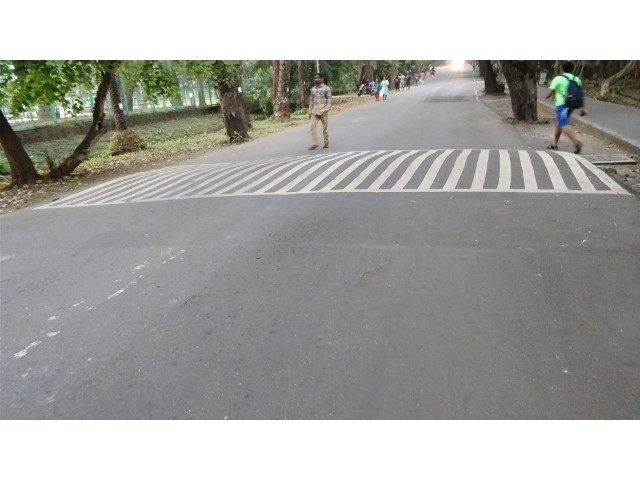
//> input picture test_cases/ideal_zebra3.jpg, 640 x 480 px
$ ./crossingbgradp   (built with g++ and OpenCV 4)
//> lines starting //> are read from the running program, lines starting //| are printed output that depends on the picture; after the words box and inside, x2 and y2 are one past the last pixel; in counts of white or black regions, pixels touching at a corner belong together
#include <opencv2/imgproc.hpp>
#include <opencv2/imgcodecs.hpp>
#include <opencv2/highgui.hpp>
#include <opencv2/opencv.hpp>
#include "opencv2/core/core.hpp"
#include "opencv2/core/utility.hpp"
#include "opencv2/imgcodecs.hpp"
#include "opencv2/highgui/highgui.hpp"

#include <iostream>
#include <algorithm>
#include <vector>
#include <math.h>
using namespace cv;
using namespace std;
//global images and variables
Mat img,adp,blurr,canny,hou,img1,finalise;
int max_value = 255;
int odd_ker = 60;//or 70-97 for gaussian//20-40 for mean
int ker_size = 2*odd_ker + 3;
int d = 70;
int c = d-100;
int i = 2;
int thres_inter = 50;
int lmin = 35;
int dmax = 5;
int mincluster_size = 10;
int maxcluster_diff = 8;
int area = 100;
//for sobels
int scale = 1;
int delta = 0;
int ddepth = CV_16S;

vector<Vec4i> hierarchy;
vector<vector<Point> > contours;

vector<Vec4f> linesP;

//2D vectors cluster contains a the slope clusters
//cluster_point acts as a pointer for the cluster
vector<vector<float> > cluster;
vector<vector<int> > cluster_point;

Ptr<LineSegmentDetector> ls = createLineSegmentDetector(LSD_REFINE_STD);
//functions
//clusterises the given data and feeds into cluster
// [104 lines left out: functions clusterise, cluster_filter, selectionsort, not called in this run]

// [56 lines of commented-out code are left out]
// [62 lines left out: function clear_outlier, not called in this run]

//function in which everything happens
void hough(int ,void*)
{
	//initialisations
	Mat final;
	vector <float> slope;
	vector <int> pointer;
	//parameters for trackbars
	ker_size = 2*odd_ker + 1;
	c = d-80;
	//adaptive thresholding on grayscale
	/*adaptiveThreshold(img,adp,max_value,ADAPTIVE_THRESH_MEAN_C, THRESH_BINARY,ker_size,c);
	imshow("adaptiveThreshold_mean",adp);*/
	//adaptive on blue split
	adaptiveThreshold(img,adp,max_value,ADAPTIVE_THRESH_GAUSSIAN_C, THRESH_BINARY,ker_size,c);
	imshow("adaptiveThreshold_gaussian",adp);
	//filter,blur to remove noise dil,erode +blurs
	/*to be added*/
	//blur
	medianBlur(adp,blurr,(2*i+1));
	//GaussianBlur(adp,blurr,Size(2*i+1,2*i+1),0,0);
	imshow("blur",blurr);
	//canny edge detection
	findContours(blurr, contours, hierarchy, CV_RETR_TREE, CV_CHAIN_APPROX_NONE);
	canny = Mat::zeros(blurr.rows, blurr.cols, CV_8UC1);
	for(int i = 0;i < contours.size(); i++)
	{
	if (contourArea(contours[i]) > area )
		{
			drawContours(canny, contours, i, Scalar(255),-1);
			//cout<<"index:"<<i<<"\t"<<hierarchy[i]<<endl;
		}
	}
	imshow("after area thresholding",canny);
	Canny(canny,canny,100,300,3);
	imshow("canny",canny);

	/*//sobel edge detection
	Mat grad_x, grad_y;
 	Mat abs_grad_x, abs_grad_y;

	/// Gradient X
	//Scharr( src_gray, grad_x, ddepth, 1, 0, scale, delta, BORDER_DEFAULT );
  	Sobel( blurr, grad_x, ddepth, 1, 0, 3, scale, delta, BORDER_DEFAULT );
  	convertScaleAbs( grad_x, abs_grad_x );

  	/// Gradient Y
  	//Scharr( src_gray, grad_y, ddepth, 0, 1, scale, delta, BORDER_DEFAULT );
  	Sobel( blurr, grad_y, ddepth, 0, 1, 3, scale, delta, BORDER_DEFAULT );
  	convertScaleAbs( grad_y, abs_grad_y );

  	/// Total Gradient (approximate)
  	addWeighted( abs_grad_x, 0.5, abs_grad_y, 0.5, 0, canny );
  	imshow("sobel",canny);
	*/
	// [10 lines of commented-out code are left out]

	ls->detect(canny, linesP);
	//drawing the lines
	hou = img1.clone();
	//drawing the lines and filling the slopes
	if(linesP.size()==0)
	{
		cout<<"no hough lines";
	}
	else{
	cout<<"No of lines detected are "<<linesP.size()<<endl;
	for( size_t i = 0; i < linesP.size(); i++ )
    {
        Vec4f l = linesP[i];
        line( hou, Point(l[0], l[1]), Point(l[2], l[3]), Scalar(255,0,0), 0.5, LINE_AA);
    	//cout<<"pointss are  "<<endl;
    	//cout<<l[0]<<"\t"<<l[1]<<"\t"<<l[2]<<"\t"<<l[3]<<endl;
    	float g = atan((float)(l[1]-l[3])/((l[0]-l[2])+0.00000001))*57.3;
    	//convert the angle from (-90,90) to (0,180)
    	if(g>=0)
    	{
    		slope.push_back(g);
    		//cout<<g<<endl;
    	}
    	else
    	{
    		slope.push_back(g+180);
    		//cout<<g+180<<endl;
    	}
    	pointer.push_back(i);
    }
	//cout
	//cout<<"no. of houghlines = "<<linesP.size()<<endl;
	imshow("hough",hou);
	//sort out the slopes and keep a pointer array
	selectionsort(slope,pointer);
	//clusterise into 2 2d vectors
	clusterise(slope,pointer,maxcluster_diff);
	//filter the cluster
	cluster_filter(cluster,cluster_point,mincluster_size);

	final = img1.clone();
	finalise = img1.clone();

	if(cluster.size()==0)
	{
		//screwed up
		cout<<"no zebra !!!"<<endl;
	}

	else if(cluster.size()>0)
	{
		//linefit on each cluster
		//define each mid point for each clusters initialise a 2d vector
		vector<Vec2i> mid;
		//value vector for the SD of each line and value_point as a pointer for value
		std::vector<float> value;
		std::vector<int> value_point;

		//filling the mid
		Vec4i q;
		for(int i=0;i<cluster.size();i++)
		{	//i is the number or the index of the cluster
			for(int j=0;j<cluster[i].size();j++)
			{
				q = linesP[cluster_point[i][j]];
				Vec2f extra_temp;// = ((q[0]+q[2])/2,(q[1]+q[3])/2);
				extra_temp[0]=(q[0]+q[2])/2;
				extra_temp[1]=(q[1]+q[3])/2;
				//cout<<extra_temp[0]<<"\t"<<extra_temp[1]<<endl;
				mid.push_back(extra_temp);
			}

			//bestfit by method of least squares SD from that
			//define the parameters
			float m=0;
			float b=0;
			float x1=0;
			float y1=0;
			float temp1=0;
			float temp2=0;
			//xbar and ybar
			for(int k =0;k<mid.size();k++)
			{
				x1 = x1+mid[k][0];
				y1 = y1+mid[k][1];

			}
			//cout<<"x1 = "<<x1<<"y1 = "<<y1<<endl;
			x1=x1/mid.size();
			y1=y1/mid.size();

			for(int k =0;k<mid.size();k++)
			{
				temp1 = temp1+((mid[k][0]-x1)*(mid[k][1]-y1));
				temp2 = temp2+((mid[k][0]-x1)*(mid[k][0]-x1));
			}
			m = temp1/temp2;
			b = y1-m*x1;
			//cout<<"parameters:"<<endl;
			//cout<<"b = "<<b<<"\t"<<"m = "<<m<<endl;
			//got all the values for best fit
			//find the value of SD and minimise
			for(int k =0;k<mid.size();k++)
			{
				temp1 = temp1+(abs((m*mid[k][0]-mid[k][1]+b)/sqrt((1+m*m))))*(abs((m*mid[k][0]-mid[k][1]+b)/sqrt((1+m*m))));
			}
			//cout<<"temp1 = "<<temp1<<"\t"<<"n = "<<mid.size()<<endl;
			temp1 = abs(temp1/(mid.size()-1));
			temp1 = sqrt(temp1);
			//temp1 is the SD
			value.push_back(temp1);
			value_point.push_back(i);
			mid.clear();
		}

		selectionsort(value,value_point);


		//cout<<"SD values are :";

		for(int i=0;i<value.size();i++)
		{
			//cout<<value[i]<<endl;
		}
		//value_point[0] is the min SD cluster number
		//draw the lines in the
		for(int i=0;i<cluster_point[value_point[0]].size();i++)
		{
			Vec4i l = linesP[cluster_point[value_point[0]][i]];
        	line( final, Point(l[0], l[1]), Point(l[2], l[3]), Scalar(255,0,0), 3, LINE_AA);
		}
		clear_outlier(value[0],value_point[0]);
		cout<<"outliers"<<value[0]<<"\t"<<value_point[0];
	}
	imshow("final",final);
	imshow("finalise",finalise);
	cluster_point.clear();
	cluster.clear();
	linesP.clear();
	//img1.copyTo(finalise);
	img1.copyTo(final);
	waitKey(0);
}
}

int main()
{
	img = imread("ideal_zebra3.jpg",1);
//> img is the input picture: 480 rows x 640 cols, CV_8UC3; mean B, G, R 161.6, 164.9, 164.8
	img1 = img.clone();
	imshow("input_image",img);
	//split the image and send the blue part of the image for adaptive
	Mat spilt[3];
	split(img,spilt);
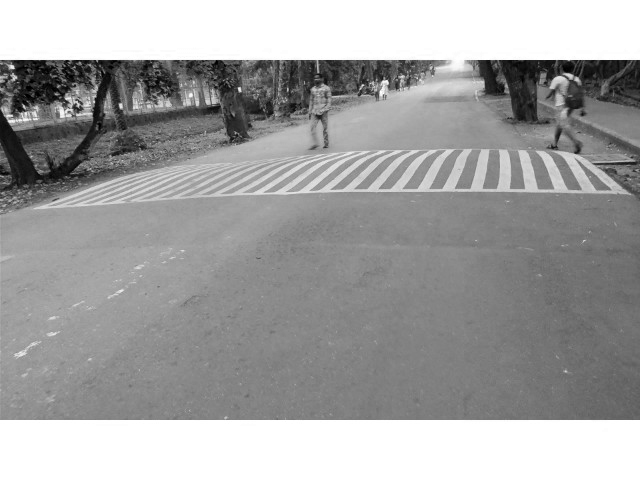
//> spilt[0]: 480 rows x 640 cols, CV_8UC1; min 0, max 255, mean 161.6
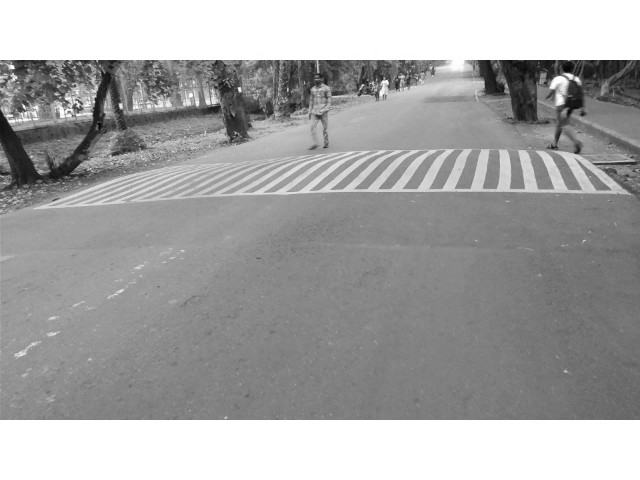
//> spilt[1]: 480 rows x 640 cols, CV_8UC1; min 1, max 255, mean 164.9
	img =spilt[0];
	imshow("bluesplit",img);
	//windows and trackbars
	namedWindow("adaptiveThreshold",CV_WINDOW_FREERATIO);
	namedWindow("blur",CV_WINDOW_FREERATIO);
	namedWindow("canny",CV_WINDOW_FREERATIO);
	namedWindow("hough",CV_WINDOW_FREERATIO);
	createTrackbar("max_value","adaptiveThreshold",&max_value,255,hough);
	createTrackbar("odd_ker","adaptiveThreshold",&odd_ker,100,hough);
	createTrackbar("d","adaptiveThreshold",&d,100,hough);
	createTrackbar("i","blur",&i,50,hough);
	createTrackbar("thres_inter","hough",&thres_inter,200,hough);
	createTrackbar("lmin","hough",&lmin,100,hough);
	createTrackbar("dmax","hough",&dmax,50,hough);
	createTrackbar("area","adaptiveThreshold",&area,1000,hough);
	//initialise the function
	hough(max_value,0);
//> in hough, `adaptiveThreshold(img,adp,max_value,ADAPTIVE_THRESH_GAUSSIAN_C, THRESH..`:
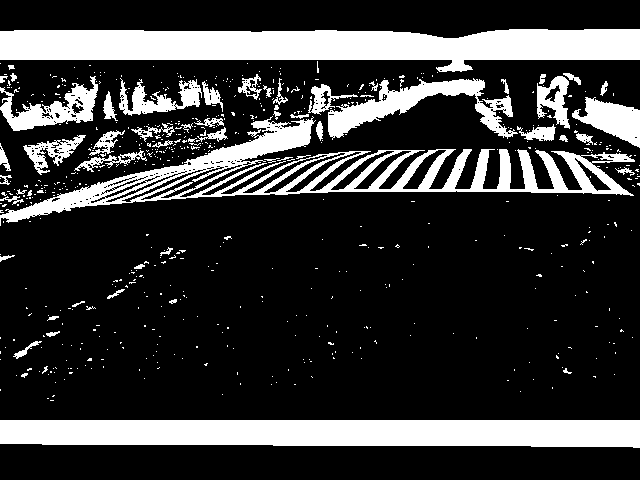
//> adp: 480 rows x 640 cols, CV_8UC1; 21.8% white; 618 white regions (559 under 20 px), largest, box (x1, y1, x2, y2) and area: (0, 29, 640, 72) 18855, (0, 420, 640, 448) 16441, (0, 116, 635, 226) 14391
//> in hough, `medianBlur(adp,blurr,(2*i+1));`:
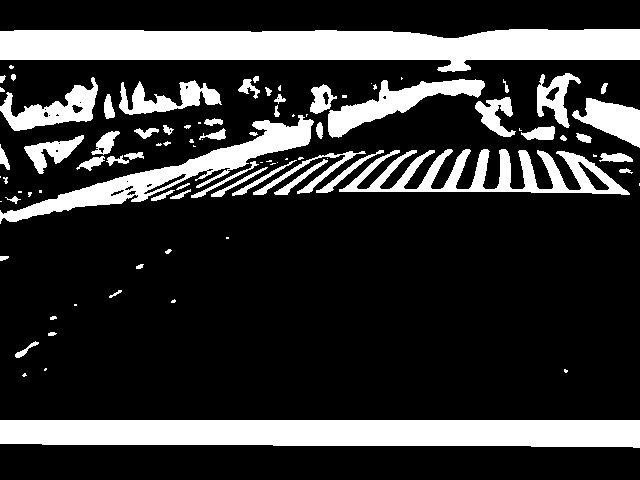
//> blurr: 480 rows x 640 cols, CV_8UC1; 21.2% white; 93 white regions (35 under 20 px)
//> in hough, `findContours(blurr, contours, hierarchy, CV_RETR_TREE, CV_CHAIN_APPROX..`: contours = 116 contours, 58 with area under 20; largest, box (x1, y1, x2, y2) and area: (0, 29, 640, 72) 18162, (0, 420, 640, 448) 15776, (0, 115, 314, 224) 6118, (339, 149, 630, 195) 5137, (328, 79, 485, 138) 2906
//> the loop in hough, `for(int i = 0;i < contours.size(); i++)` made 116 passes
//> after the loop in hough, `for(int i = 0;i < contours.size(); i++)`:
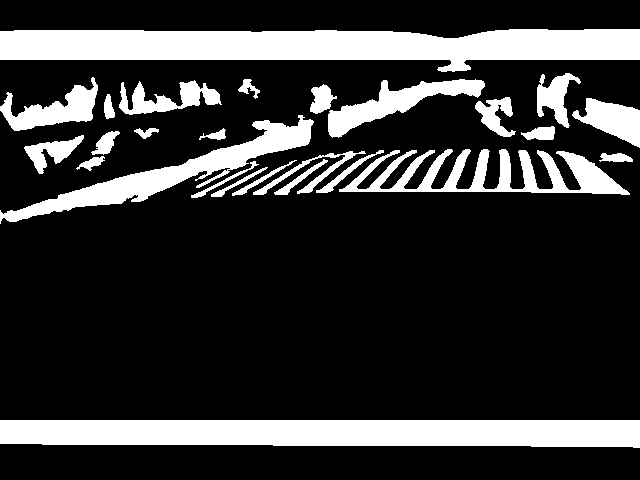
//> canny: 480 rows x 640 cols, CV_8UC1; 20.8% white; 26 white regions, largest, box (x1, y1, x2, y2) and area: (0, 29, 640, 72) 18854, (0, 420, 640, 448) 16441, (0, 115, 314, 224) 6541
//> in hough, `Canny(canny,canny,100,300,3);`:
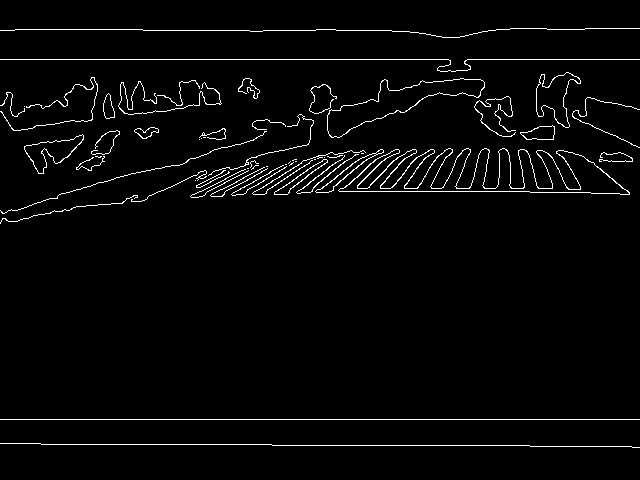
//> canny: 480 rows x 640 cols, CV_8UC1; 2.8% white in thin lines or dots, all inside (x1, y1, x2, y2) = (0, 28, 640, 448)
//> in hough, `ls->detect(canny, linesP);`: linesP = 382 items, first 8: [497.2, 123.9, 507.5, 132.4], [67.59, 157.6, 84.23, 139.2], [550.9, 175.5, 539.4, 152.5], [357.9, 185.4, 391.7, 154.1], [313, 187.9, 355.6, 154.4], [392.8, 187.9, 418.3, 156], [627.1, 189.1, 581.9, 153.1], [342.9, 160.4, 311.3, 186.4]
//| No of lines detected are 382
//> (the run ends here: the program stops with an error, at `line( hou, Point(l[0], l[1]), Point(l[2], l[3]), Scalar(255,0,0), 0.5,..`)

$ run again, with test_cases/ideal_zebra1.jpg copied over test_cases/ideal_zebra3.jpg
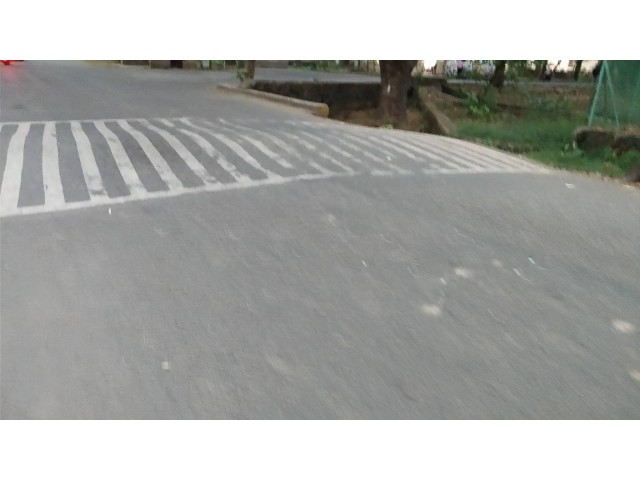
//> input picture test_cases/ideal_zebra1.jpg, 640 x 480 px
//> img is the input picture: 480 rows x 640 cols, CV_8UC3; mean B, G, R 165.2, 168.1, 166.9
//> in hough, `adaptiveThreshold(img,adp,max_value,ADAPTIVE_THRESH_GAUSSIAN_C, THRESH..`:
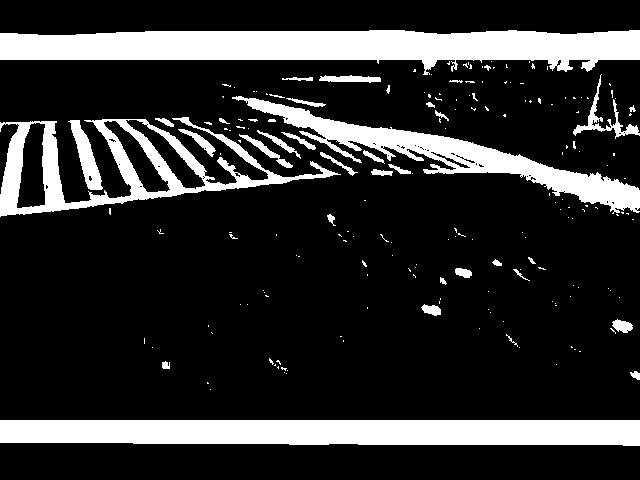
//> adp: 480 rows x 640 cols, CV_8UC1; 18.5% white; 193 white regions (155 under 20 px), largest, box (x1, y1, x2, y2) and area: (0, 30, 640, 75) 18458, (0, 420, 640, 446) 15566, (232, 96, 640, 214) 9033
//> blurr: 480 rows x 640 cols, CV_8UC1; 18.2% white; 52 white regions (21 under 20 px)
//> contours = 55 contours, 28 with area under 20; largest, box (x1, y1, x2, y2) and area: (0, 30, 640, 75) 17768, (0, 420, 640, 446) 14902, (235, 96, 640, 214) 8697, (0, 119, 335, 217) 7504, (70, 120, 102, 190) 891
//> the loop in hough, `for(int i = 0;i < contours.size(); i++)` made 55 passes
//> in hough, `Canny(canny,canny,100,300,3);`:
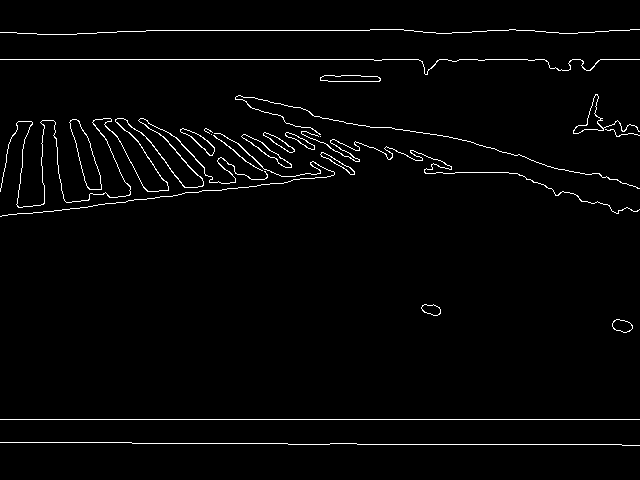
//> canny: 480 rows x 640 cols, CV_8UC1; 2.2% white in thin lines or dots, all inside (x1, y1, x2, y2) = (0, 29, 640, 446)
//> linesP = 288 items, first 8: [251.5, 106, 244.8, 99.01], [121.4, 128.4, 136.3, 141.1], [152.1, 141.6, 141.6, 130.9], [157.3, 132.7, 181.8, 159.6], [194.5, 132.9, 213.3, 147.9], [201.9, 178, 159.9, 131.4], [194, 159.7, 202.5, 167.6], [141.6, 187.1, 146.6, 192.1]
//| No of lines detected are 288

$ run again, with test_cases/ideal_zebra10.jpg copied over test_cases/ideal_zebra3.jpg
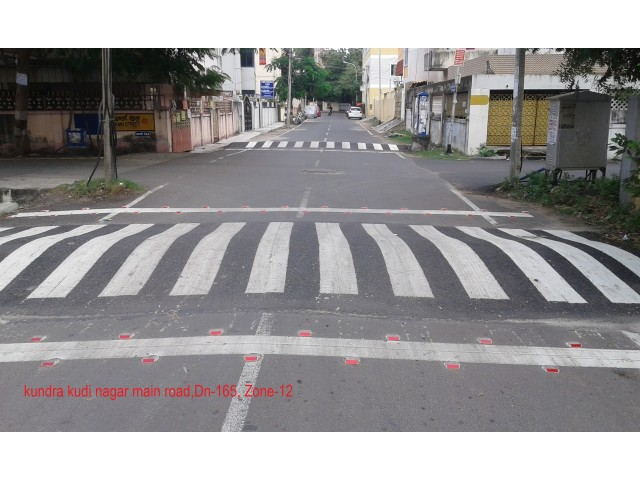
//> input picture test_cases/ideal_zebra10.jpg, 640 x 480 px
//> img is the input picture: 480 rows x 640 cols, CV_8UC3; mean B, G, R 149.7, 148.9, 150.7
//> in hough, `adaptiveThreshold(img,adp,max_value,ADAPTIVE_THRESH_GAUSSIAN_C, THRESH..`:
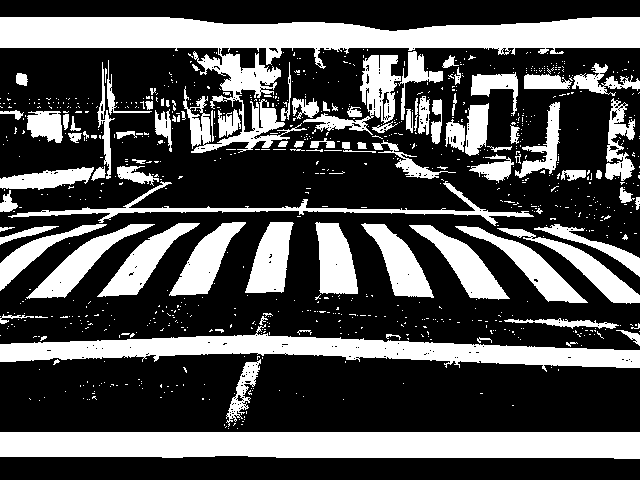
//> adp: 480 rows x 640 cols, CV_8UC1; 32.1% white; 874 white regions (777 under 20 px), largest, box (x1, y1, x2, y2) and area: (0, 17, 640, 153) 21700, (0, 432, 640, 459) 16378, (0, 324, 640, 372) 11586
//> blurr: 480 rows x 640 cols, CV_8UC1; 31.3% white; 112 white regions (45 under 20 px)
//> contours = 130 contours, 61 with area under 20; largest, box (x1, y1, x2, y2) and area: (0, 17, 640, 133) 20107, (0, 432, 640, 459) 15713, (0, 333, 640, 369) 10990, (0, 182, 531, 290) 3513, (183, 95, 290, 153) 2525
//> the loop in hough, `for(int i = 0;i < contours.size(); i++)` made 130 passes
//> in hough, `Canny(canny,canny,100,300,3);`:
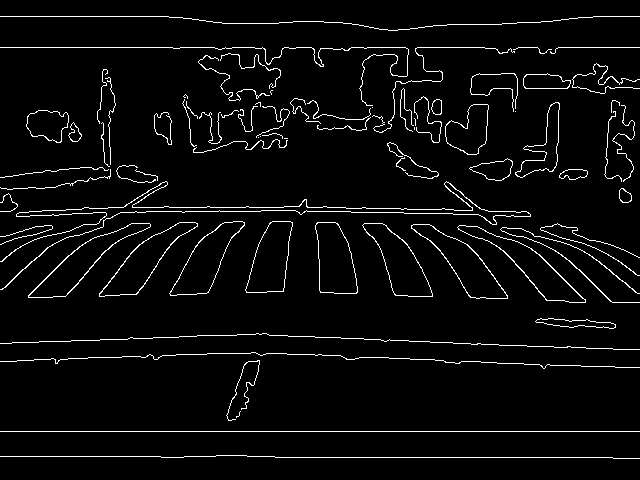
//> canny: 480 rows x 640 cols, CV_8UC1; 4.2% white in thin lines or dots
//> linesP = 608 items, first 8: [149, 183.5, 156.7, 180.2], [112.2, 85.82, 110.6, 78.13], [268.8, 71.17, 275.8, 68.46], [258.2, 359, 245.5, 360.7], [206.6, 231.6, 192.1, 247.1], [2.25, 262.3, 7.07, 257.1], [2.41, 289.8, 48.8, 247.5], [611.6, 299.7, 561.8, 251.9]
//| No of lines detected are 608
